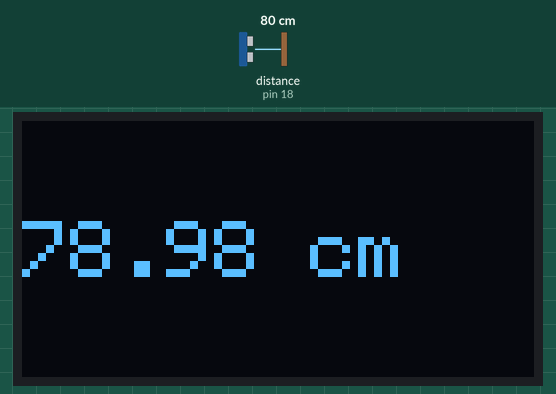
The sketch below on a simulated Arduino Uno, built with avr-gcc and run on an emulated ATmega328P. Parts: 128×64 one-colour display. Wiring (inferred from the names in the program): ultrasonic range finder: trigger pin 5; echo pin 18. Inputs (shaded band) come from the test bench; at power-on: distance to the obstacle (sensor on pin 18) 80 cm. The echo pulse lasts 58.3 µs per cm; what the sketch prints to the serial monitor is not drawn.

Above: at 2.2 s.
2.3 s: distance to the obstacle (sensor on pin 18) set to 2 cm
At 3.4 s:
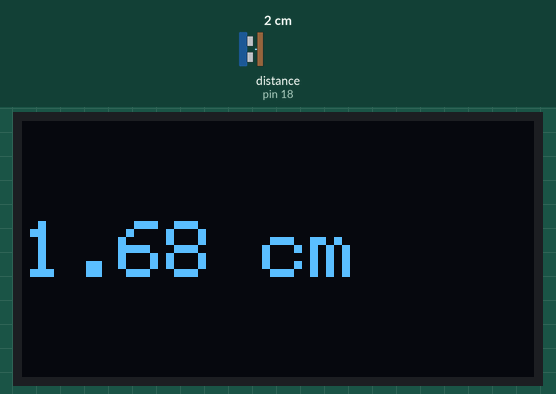
5.2 s: distance to the obstacle (sensor on pin 18) set to 4 cm
At 5.9 s:
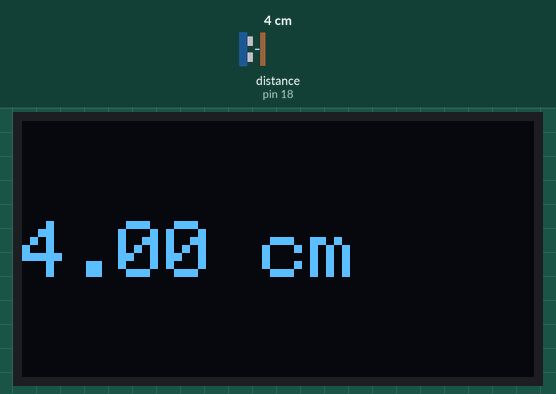
7.8 s: distance to the obstacle (sensor on pin 18) set to 9 cm
At 8.8 s:
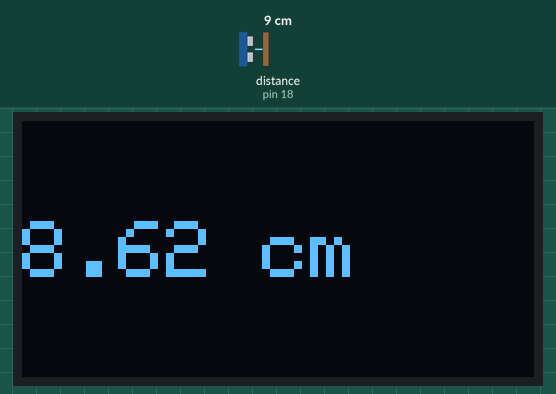
Timing chart, 0 to 10.8 s (numbered marks = the images above; inputs shaded):
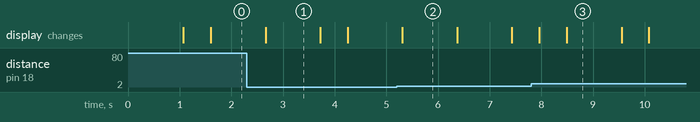

The sketch:

sketch_mar04a.ino
```cpp
#include <Wire.h>
#include <Adafruit_GFX.h>
#include <Adafruit_SSD1306.h>

#define SCREEN_WIDTH 128 // OLED display width, in pixels
#define SCREEN_HEIGHT 64 // OLED display height, in pixels

// Declaration for an SSD1306 display connected to I2C (SDA, SCL pins)
Adafruit_SSD1306 display(SCREEN_WIDTH, SCREEN_HEIGHT, &Wire, -1);

const int trigPin = 5;
const int echoPin = 18;

//define sound speed in cm/uS
#define SOUND_SPEED 0.034
#define CM_TO_INCH 0.393701

long duration;
float distanceCm;
float distanceInch;

void setup() {
  Serial.begin(115200);
  pinMode(trigPin, OUTPUT); // Sets the trigPin as an Output
  pinMode(echoPin, INPUT); // Sets the echoPin as an Input

  if(!display.begin(SSD1306_SWITCHCAPVCC, 0x3C)) {
    Serial.println(F("SSD1306 allocation failed"));
    for(;;);
  }
  delay(1000);
  display.clearDisplay();

  display.setTextSize(2);
  display.setTextColor(WHITE);
}

void loop() {
  // Clears the trigPin
  digitalWrite(trigPin, LOW);
  delayMicroseconds(200);
  // Sets the trigPin on HIGH state for 10 micro seconds
  digitalWrite(trigPin, HIGH);
  delayMicroseconds(1000);
  digitalWrite(trigPin, LOW);

  // Reads the echoPin, returns the sound wave travel time in microseconds
  duration = pulseIn(echoPin, HIGH);

  // Calculate the distance
  distanceCm = duration * SOUND_SPEED/2;

  // Convert to inches
  distanceInch = distanceCm * CM_TO_INCH;

  // Prints the distance in the Serial Monitor
  Serial.print("Distance (cm): ");
  Serial.println(distanceCm);
  //Serial.print("Distance (inch): ");
  //Serial.println(distanceInch);

  display.clearDisplay();
  display.setCursor(0, 25);
  //Display distance in cm
  display.print(distanceCm);
  display.print(" cm");

  // Display distance in inches
  /* display.print(distanceInch);
  display.print(" in");*/
  display.display();

  delay(500);
}
```

Measured:
- after the input at 2.3 s, the display: changes after 0.36 s (image 1)
- after the input at 5.2 s, the display: changes after 0.11 s (image 2)
- after the input at 7.8 s, the display: first changes after 0.16 s (image 3 shows a later state)
- what the display in image 1 shows lasts 1.0 s, from 2.7 s to 3.7 s
